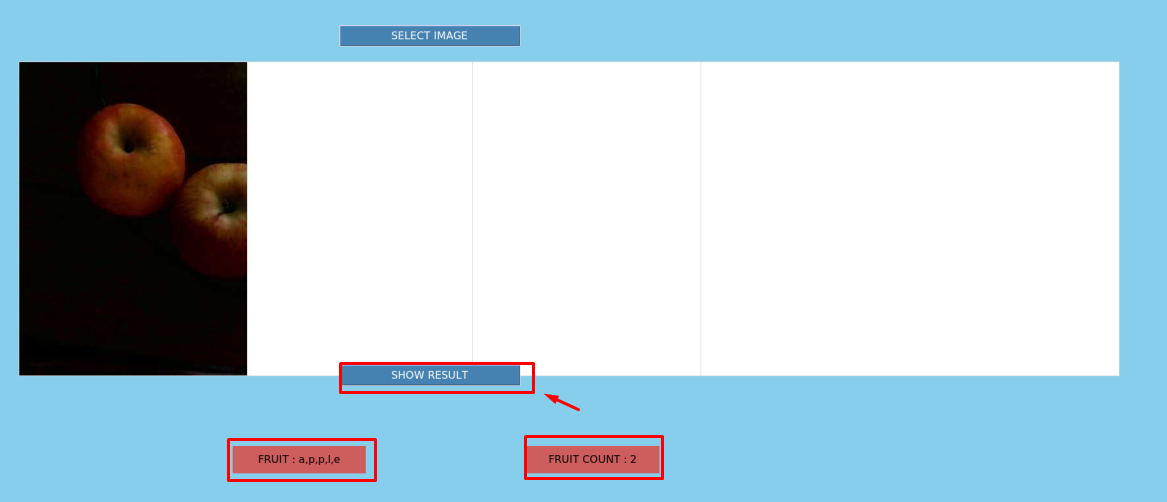
#> input picture image.png, 1167 x 502 px; its folder holds only this picture in this run
$ python -i GUI.py   (imports and definitions only)   (Python 2 division)   (older library calls are emulated)
#> lines starting #> are read from the running program, lines starting #| are printed output that depends on the picture
import tkinter
import csv
import tkinter.filedialog
import tkinter.messagebox
from PIL import Image, ImageTk
import cv2
import numpy as np
import os
import glob
import mahotas as mt
from sklearn import svm
from sklearn.svm import SVC
from sklearn.svm import LinearSVC
import string
from time import sleep

filename = ""
fr_c = 0
pressed = 0
rows = []
lab = []

##################### TRAINING #####################################

# function to extract haralick textures from an image
def extract_features(image):
	# calculate haralick texture features for 4 types of adjacency
        means = cv2.mean(image)
        means = means[:3]
        (means, stds) = cv2.meanStdDev(image)
        f1=means.flatten()
        f2=stds.flatten()
        moments=cv2.HuMoments(cv2.moments(image)).flatten()
	#hog = cv2.HOGDescriptor()
	#h = hog.compute(image)
        textures = mt.features.haralick(image)
        ht_mean  = textures.mean(axis=0)
        blur = cv2.GaussianBlur(image,(5,5),0)
        ret,thresh2 = cv2.threshold(blur,200,255,cv2.THRESH_BINARY_INV)
        kernel = np.ones((6,6),np.uint8)
        closing = cv2.morphologyEx(thresh2,cv2.MORPH_CLOSE, kernel)
        _,contours,hierarchy = cv2.findContours(closing, 1, 2)
       # cv2.drawContours(img, contours, -1, (0,255,0), 3)
        cnt = contours[0]
        fe_vec=np.concatenate([f1, f2, moments,ht_mean]).flatten()
       # print fe_vec
	#fe_vec = np.concatenate([means, stds, ht_mean])
        return fe_vec


# [36 lines left out: functions csv_writer, read_csv, not called in this run]


### load the training dataset
# [50 lines of commented-out code are left out]
clf_svm = LinearSVC(multi_class='crammer_singer')

# fit the training data and labels
#prFile = "/home/pi/Desktop/Fruit-Classification-and-count-using-image-processing/features_small.csv"
File = "/home/pi/Desktop/Fruit-Classification-and-count-using-image-processing/features_small.csv"
File1 = "/home/pi/Desktop/Fruit-Classification-and-count-using-image-processing/labels_small.csv"
# [5 lines not run here, left out]


class login:
   # [188 lines left out: functions __init__, show_entry_fields, not called in this run]


# [3 lines not run here, left out]
# [1 line that did not run here, left out]
# [1 line not run here, left out]

>>> import cv2
>>> picture = cv2.imread('image.png', cv2.IMREAD_GRAYSCALE)
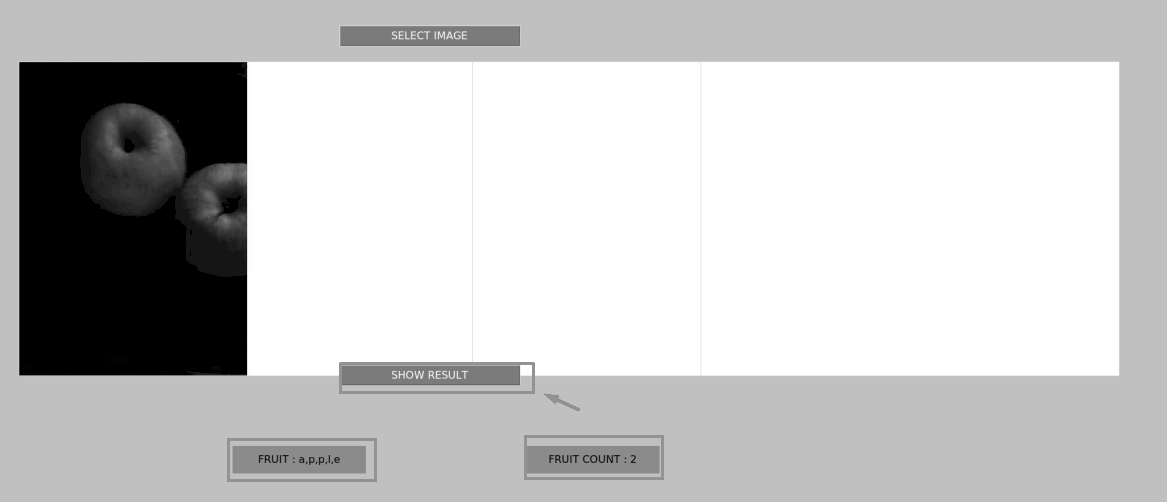
#> picture: shape (502, 1167); min 0, max 255, mean 197.4
>>> result = extract_features(picture)
#> in extract_features, `means = cv2.mean(image)`: means = (197.4, 0, 0, 0)
#> in extract_features, `means = means[:3]`: means = (197.4, 0, 0)
#> in extract_features, `(means, stds) = cv2.meanStdDev(image)`: means = [197.4]; stds = [77.12]
#> in extract_features, `f1=means.flatten()`: f1 = [197.4]
#> in extract_features, `f2=stds.flatten()`: f2 = [77.12]
#> in extract_features, `moments=cv2.HuMoments(cv2.moments(image)).flatten()`: moments = [0.000983, 3.98e-07, 8.19e-12, 2.12e-11, 2.72e-22, 1.29e-14, -5.96e-23]
#> (the run stopped early here; a loop or call above may not have finished)
